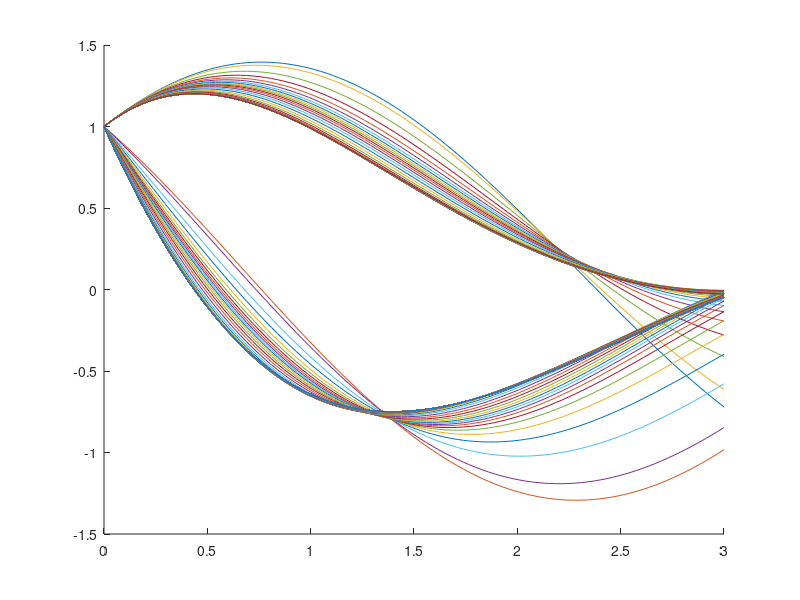

The MATLAB script that drew this image:
%-----------------------------%%%% Q2_a %%%%-------------------------------
%--------------------------------------------------------------------------
% 1392/2/10 (April, 30th, 2013)
% by Nima Assadian and Alireza Sharifi and Ali Baniasad
% Department of Aerospace Engineering
% Sharif University of Technology
%--------------------------------------------------------------------------
% This program is designed for optimal control course. This course is
% intended for students of engineering.
%--------------------------------------------------------------------------
%==========================================================================
% Main Routine
%==========================================================================
function OptimalControl_Optimization_a()
clc

global tf t_u R Q H A B x0 dt plot_flag

% ------------------        Dynamic System Modeling       -----------------
% Dynamic System Modeling is an approach to understanding the behaviour of
% systems. A linear control system can be written as:xdot=Ax+Bu and y=Cx;
% where x?R(n)is called the state,u?R(m)the input and y?R(p)the output,and
% A,B and C are matrices with proper dimensions, either constant or
% time-varying.
% Following is a brief description of the system modeling's input arguments:
% A    :  state matrix of the given system
% B    :  input matrix of the given system
% x0   :  initial state vector

A	= [0	1
      -1 -0.1];
B	= [0
       1];
x0  = [1 ;
       1];
% -------------------      Cost Function         --------------------------
%  A control problem includes a cost functional that is a function of state
%  and control variables.In optimal control theory, the following objective
%  function is minimized:
% J(u, x(t), t) =h(x(tf),tf)+int(g(x(t),u(t),t)dt
% A special case of the general nonlinear optimal control problem given in
% the previous section is the linear quadratic regulator(LQR) optimal
% control problem. The LQR problem is stated as follows.
% Minimize the quadratic continuous-time cost functional
% J(u, x(t), t) = 0.5 * x(tf) H x(tf)+ 0.5 * int(x(t)Q(t)x(t) + u(t)R(t)u(t))dt
% where Q(t) and H are symmetric positive semi-definite n � n matrices,
% R(t) is a symmetric positive definite m�m matrix.
% Note that the LQR cost functional can be thought of physically as
% attempting to minimize the control energy (measured as a quadratic form).
% Following is a brief description of the cost function's input arguments:
% x(t)Q(t)x(t)  :  penalizes the transient state deviation
% x(tf) H x(tf) :  penalizes the finite state
% u(t)R(t)u(t)  :  penalizes the control effort
% H             :  the finite terminal weighting matrix
% Q             :  the state weighting matrix
% R             :  the control weighting matrix
% tf            :  the final time
H		= 10 * eye(2);
Q		= 1  * eye(2);
R		= 1;
tf		= 3;
% -------------------      Discretization         -------------------------
% Numerical Solution of Optimal Control Problems by Direct Method by an
% appropriate discretization of control and state variables.
% Choose an integer N, a step size dt and grid points t_u as follows:
% dt=tf/N
% t_u = i*dt   (i = 0,1,...,N)
% Approximation of control and state at grid points as follows:
% u(ti) == ui  (i = 0,1,...,N)
% x(ti) == xi  (i = 0,1,...,N)
% Optimization variable for discretization as follows:
% U= (u(0),u(1),...;u(N-1),u(N))

N		= 100;
dt		= tf/N;
U		= zeros(N+1, 1);
U_prev  = U; 
t_u		= 0:dt:tf;
% -------------------      Execution Options         ----------------------
plot_flag	= 1;

%==========================================================================
%  Optimization Loop
%==========================================================================
tol				= 1e-8;
norm_gradient	= tol + 1;
max_count		= 200;
counter			= 0;
while (norm_gradient > tol && counter < max_count)
    counter = counter + 1;
    %
    %======================================================================
    % Gradient
    %======================================================================
    %----------------------------------------------------------------------
    %----------------------------------------------------------------------
    %----------------------------------------------------------------------
    % -------------------      ODE45 in MATLAB         --------------------
    % In this section, gradient is computed using the quasi-analytical formulation as follows:
    
    tic
    plot_flag	= 1;
    if counter == 1
        dJdu      = gradient(U);
        dJdu_prev = dJdu;
    else
        dJdu_prev = dJdu;
        dJdu = gradient(U);
    end
%     plot_flag	= 0;
    norm_gradient	= norm(dJdu, 2);
    fprintf('Iteration No. %3i\tGradient Norm = %1.4e\n', counter, norm_gradient)
    fprintf('Elapsed time = %1.4f sec\n', toc)
    	%figure(300)
    	hold on
    	%plot(t_u, dJdu);
    %----------------------------------------------------------------------
    %----------------------------------------------------------------------
    %----------------------------------------------------------------------
    % -------------------      Finite Difference         ------------------
    % In this section,gradient is computed using finite difference as follows:
% %     
%     	tic
%     	Search_Dir = zeros(N+1,1);
%     	du = 1;
%     	f0 = cost(0, U, Search_Dir);
%     	for i=1:N+1
%     		Search_Dir(i) = 1;
%     		f1 = cost(du, U, Search_Dir);
%     		dJdu(i) = (f1-f0)/du;
%     		Search_Dir(i) = 0;
%     	end
%     	plot(t_u, dJdu, 'r.');
%     	fprintf('Elapsed time = %1.4f sec\n', toc)
%     
    %======================================================================
    % Search Direction
    %======================================================================
    % In this section, search direction is  found using gradient as follows: 
    %----------------------------------------------------------------------
    %----------------------------------------------------------------------
    %----------------------------------------------------------------------
    % --------------      Steepest Decsent(Cauchy)         ----------------
%     Search_Dir = - dJdu;
    %----------------------------------------------------------------------
    %----------------------------------------------------------------------
    %----------------------------------------------------------------------
    % --------------------      Newton's Method         -------------------
    % This algorithm must be written by the student.
    
    
    
    
    %----------------------------------------------------------------------
    %----------------------------------------------------------------------
    %----------------------------------------------------------------------
    % ----------------      Quasi-Newton (Rank1-Update)        ------------
    % This algorithm must be written by the student.
    
     
     
     
    %----------------------------------------------------------------------
    %----------------------------------------------------------------------
    %----------------------------------------------------------------------
    % ----------------      Quasi-Newton(Rank2-Update)         ------------
    % This algorithm must be written by the student.
    
    
    
    
    %----------------------------------------------------------------------
    %----------------------------------------------------------------------
    %----------------------------------------------------------------------
    % ------------------------     DFP          ---------------------------
    % This algorithm must be written by the student.
    
    
    
    
    %----------------------------------------------------------------------
    %----------------------------------------------------------------------
    %----------------------------------------------------------------------
    % ------------------------      BFGS          -------------------------
    d =  U   - U_prev   ;
    g = dJdu - dJdu_prev;
    if counter == 1
        B_BFGS = eye(N+1);
    else
    B_BFGS = B_BFGS + d * d' / (d' * g) * (1 + g' * B_BFGS * g / (d' * g)) - ...
        B_BFGS * g * d' / (d' * g) - d * g' * B_BFGS /  (d' * g);
    end
    Search_Dir = -B_BFGS * dJdu;
    
    
    
  
    %======================================================================
    % Line Search
    %======================================================================
    %----------------------------------------------------------------------
    %----------------------------------------------------------------------
    %----------------------------------------------------------------------
    % -------------------      fixed step length         ------------------
    lambda	= 1e-2/dt;
    
    % test the lambda function
%     	lambda_arr=0:1e-3/dt:4e-1/dt;
%         f = zeros(1);
%     	for i=1:length(lambda_arr)
%     		f(i) = cost(lambda_arr(i), U, Search_Dir);
%     	end
%     	figure
%     	plot(lambda_arr, f)
    %----------------------------------------------------------------------
    %----------------------------------------------------------------------
    %----------------------------------------------------------------------
    % ---------------      variable step length         -------------------
    % This algorithm must be written by the student.
    
    
    
  
    %----------------------------------------------------------------------
    %----------------------------------------------------------------------
    %----------------------------------------------------------------------
    % ---------------     Quadratic Interpolation         -----------------
    % This algorithm must be written by the student.
    
    
    
  
    
    %----------------------------------------------------------------------
    %----------------------------------------------------------------------
    %----------------------------------------------------------------------
    % -------------------      Golden Section         ---------------------
    % This algorithm must be written by the student.
    
    
    
  
    
    %----------------------------------------------------------------------
    %----------------------------------------------------------------------
    %----------------------------------------------------------------------
    % -------------------      Interval Halving         -------------------
    % This algorithm must be written by the student.
    
    
    
  
    
    %======================================================================
    %next step
    %======================================================================
    U_prev = U;
    U	   = U + lambda * Search_Dir;
end

end


%==========================================================================
% FUNCTIONS
%==========================================================================
% This function computes model differential equations, that is expressed as:
% xdot=Ax+Bu
% Note: The initial condition is initial state.
function d = diff_equ(t, X)
global A B U_arr t_u
u = interp1(t_u, U_arr, t, 'pchip');
d = A*X + B*u;
end

%==========================================================================
% This function computs cost differential equations.The quadratic 
% continuous-time cost functional is expressed as follows:
% J(u, x(t), t) = 0.5 * x(tf) H x(tf)+ 0.5 * int(x(t)Q(t)x(t) + u(t)R(t)u(t))dt 
% The integral term can be converted to a differential equation as follows:
% xdot3 =  0.5 * x(t)Q(t)x(t) + 0.5* u(t)R(t)u(t)
function d = diff_equ_x_J(t, XX)
global A B U_arr t_u Q R
X = XX(1:2);
u = interp1(t_u, U_arr, t, 'pchip');
d = A*X + B*u;
d(3) = 0.5*X'*Q*X + 0.5*R*u^2;
end

%==========================================================================
% This function computs costate differential equations, that is expressed as:
% pdot=-(d(Hamiltonian)/d(x))
% For the quadratic continuous-time cost functional, pdot is computed
% as :pdot =-A*p-Q*x
% Note: Since x(tf) is free, (dh(tf)/dx(tf))-p(tf)=0. Therefore, boundry  
% condition of costate differential equations is as follows:
% p(tf)= dh(tf)/dx(tf).
function d = diff_equ_p(t, p)
global A x_global Q time_x
x = interp1(time_x, x_global, t, 'pchip');
d = -A'*p - Q*x';
end

%==========================================================================
% This function computs gradient of the cost.
% dJ=(d(Hamiltonian)/du)*dt; 
% For the quadratic continuous-time cost functional,gradient of cost is 
% expressed as follows: 
% d(Hamiltonian)/du = R*u + p*B and dJ=(R*u + p*B)*dt
function dj = gradient(u)
global x0 H tf dt B R plot_flag
options = odeset('AbsTol', 1e-6, 'RelTol', 1e-6);
global U_arr t_u time_x x_global
U_arr = u;
% tic
% [time_x, x_global] = ode45(@diff_equ, [0 tf], x0, options);
% toc
% tic
[time_x, x_global] = ode45(@diff_equ, t_u, x0, options);
% toc
if plot_flag==1
    figure(200)
    hold on
    plot(time_x, x_global)
	drawnow()
end
n = length(time_x);
p_tf = H*x_global(n,:)';
% [time_p, p] = ode45(@diff_equ_p, [tf:-dt:0], p_tf, options);
[time_p, p] = ode45(@diff_equ_p, [tf 0], p_tf, options);
p = interp1(time_p, p, t_u, 'pchip');
% figure(100)
% plot(time_p, p,'b*')
% plot(t_u, p,'r.')
% hold on
% n = length(time_p);
% time_p = time_p(n:-1:1);
% p = p(n:-1:1,:);
Hu = R*u + p*B;
dj = Hu*dt;
end

%==========================================================================
% This function computs the cost. In optimal control theory, the cost 
% function is expressed as follows:
% J(u, x(t), t) =h(x(tf),tf)+int(g(x(t),u(t),t)dt
% The quadratic continuous-time cost functional is expressed as follows:
% J(u, x(t), t) = 0.5 * x(tf) H x(tf)+ 0.5 * int(x(t)Q(t)x(t) + u(t)R(t)u(t))dt
% The integral term can be converted to a differential equation as follows:
% xdot3 =  0.5 * x(t)Q(t)x(t) + 0.5* u(t)R(t)u(t)
% Therfore, the quadratic  cost functional can be expressed as follows:
% J(u, x(t), t) = 0.5 * x(tf) H x(tf)+ xdot3
% function J = cost(lambda, u, S)
% global x0 H tf
% global U_arr
% options = odeset('AbsTol', [1e-6 1e-6 1e-6], 'RelTol', 1e-8);
% 
% U_arr = u + lambda*S;
% %xx0 = [x0;0]; % zero is for cost function integral
% [~, x] = ode45(@diff_equ_x_J, [0 tf], [x0;0], options);
% xend = x(end, 1:2)';
% J = x(end, 3) + 0.5*xend'*H*xend;
% end
%==========================================================================

